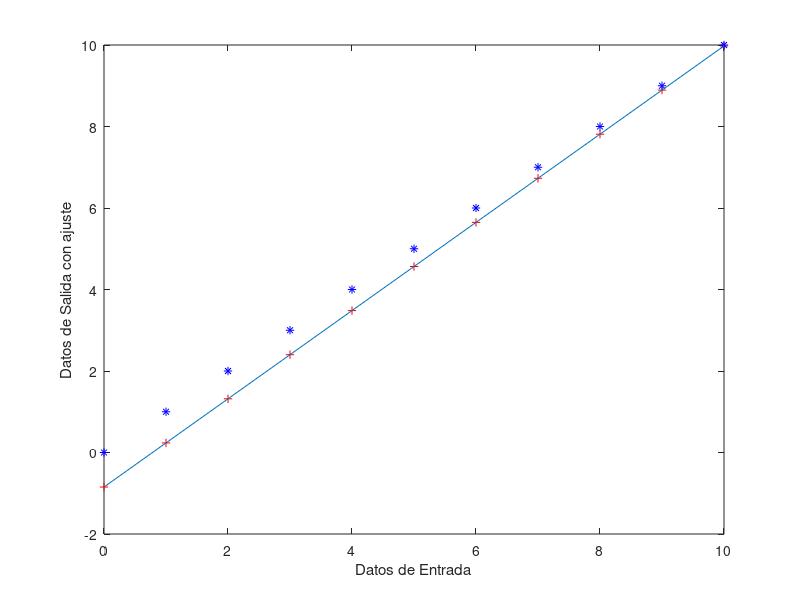
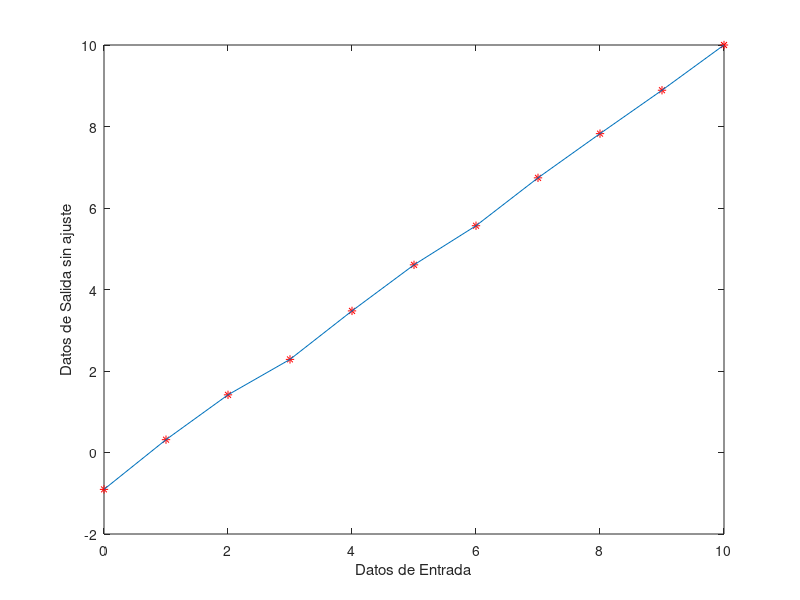

MATLAB code for these plots, in order:
%%writefile errores.m
clear;
clc;

% Input data
datain = [0.000; 1.000; 2.000; 3.000; 4.000; 5.000; 6.000; 7.000; 8.000; 9.000; 10.000];
dataoutup = [-1.12; 0.21; 1.18; 2.09; 3.33; 4.50; 5.26; 6.59; 7.73; 8.68; 9.80];
dataoutdown = [-0.69; 0.42; 1.65; 2.48; 3.62; 4.71; 5.87; 6.89; 7.92; 9.10; 10.20];

% Calculate the average of the ascending and descending data
dataprom = (dataoutdown + dataoutup) / 2;

% Fit the data using least squares
qup = polyfit(datain, dataoutup, 1);
qdown = polyfit(datain, dataoutdown, 1);
qprom = polyfit(datain, dataprom, 1);

% Number of samples
N = length(datain);

% Calculate delta
M1 = N * sum(datain.^2);  % Changed ^ to .^
M2 = sum(datain)^2;
M12 = M1 - M2;

% Calculate m and b
m1 = N * sum(datain .* dataprom);
m2 = sum(datain) * sum(dataprom);
mf = (m1 - m2) / M12;

bb1 = sum(dataprom);
bb2 = sum(datain.^2);  % Changed ^ to .^
b1 = bb1 * bb2;
b2 = sum(datain .* dataprom) * sum(datain);
bf = (b1 - b2) / M12;

% Generate the fitted line
mreal = qprom(1);
breal = qprom(2);
y1 = mreal * datain + breal;

% Plot the data and the fitted line
figure(1);
plot(datain, dataprom, 'r*');
xlabel('Datos de Entrada');
ylabel('Datos de Salida sin ajuste');
hold on;
plot(datain, dataprom);
hold off;

figure(2);
plot(datain, y1, 'r+', datain, datain, 'b*');
xlabel('Datos de Entrada');
ylabel('Datos de Salida con ajuste');
hold on;
plot(datain, y1);
hold off;

% Calculate real data from the fit
datainreal = y1 * 1.082 - 0.846;

% Calculate uncertainties
p1 = mf * datain;
A = p1';

bfreal = repmat(bf, N, 1);
B = dataprom - bfreal;
C = (B - A).^2;  % Changed ^ to .^
p4 = sum(C);
Sqo2 = (1 / (N - 2)) * p4;
Sqo = sqrt(Sqo2);

% Uncertainty of the slope
Sm = Sqo * sqrt(N / M12);

% Uncertainty of the intercept
Sb = Sqo * sqrt(sum(datain.^2) / M12);  % Changed ^ to .^

% Three standard deviations
SbF = 3 * Sb;
SmF = 3 * Sm;

fprintf('y = (x) * %2.3f + %5.3f \n\n', mreal, breal);
fprintf('pendiente = %2.3f\n', mf);
fprintf('cruce con la ordenada (offset) = %2.3f\n', bf);
fprintf('desviacion estandar de la pendiente = %2.3f\n', Sm);
fprintf('desviacion estandar del cruce por la ordenada = %2.3f\n', Sb);
fprintf('Tres desviaciones estandar de la pendiente = %2.3f\n', SmF);
fprintf('Tres desviaciones estandar del cruce por la ordenada = %2.3f\n', SbF);

% Determination of Sqi
mfreal = repmat(mf, N, 1);
qi = (y1 + bfreal) ./ mfreal;
Sqi = sqrt(Sqo.^2 / mf.^2);

% Instrumental errors
eabs = abs(max(datain) - max(y1));
erel = eabs / max(datain);
erelp = erel * 100;
exa = abs((1 - erel) * 100);
fprintf('error absoluto = %2.3f\n', eabs);
fprintf('error relativo porcentual = %2.3f\n', erelp);
fprintf('exactitud = %2.3f\n', exa);

% Hysteresis
dif = abs(dataoutup - dataoutdown);
eh = max(dif);
eH = (eh / max(datain)) * 100;
fprintf('\n eH = %2.3f por ciento %5.3f \n\n', eH);

% Linearity
difL = abs(datain - y1);
el = max(difL);
eL = (el / max(datain)) * 100;
fprintf('\n eL = %2.3f por ciento %5.3f \n\n', eL);

% Sensitivity
difk = abs(y1 - datain);
ek = max(difk);
eK = (ek / max(datain)) * 100;
fprintf('\n eK = %2.3f por ciento %5.3f \n', eK);

% Zero shift
difz = abs(y1(1) - datain(1));
ez = max(difz);
eZ = (ez / max(datain)) * 100;
fprintf('\n eZ = %2.3f por ciento %5.3f \n', eZ);

% Repeatability
eR = (2 * Sqi / max(datain)) * 100;
fprintf('\n eR = %2.3f por ciento %5.3f \n', eR);

% Instrument uncertainty
UI = max(datain) * sqrt((eH / 100).^2 + (eL / 100).^2 + (eK / 100).^2 + (eZ / 100).^2 + (eR / 100).^2);

% Design uncertainty
Uo = 0.5 * (datain(2) - datain(1));
UD = sqrt(Uo.^2 + UI.^2) * 10;
fprintf('\n Incertidumbre de diseño UD = %2.3f\n', UD);
print -dpng errores.png
